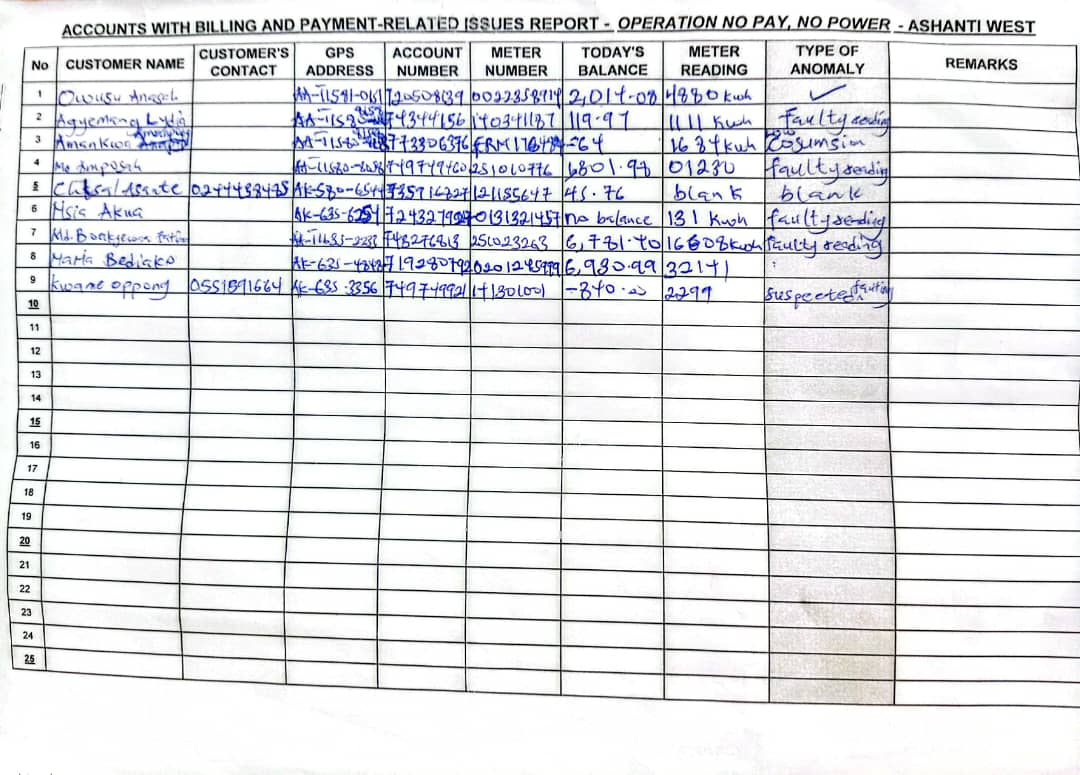
#> input picture OCR/media/templates/WhatsApp_Image_2025-10-03_at_10.16.27.jpeg, 1080 x 775 px
$ python -i smart_preprocessor.py   (imports and definitions only)   (older library calls are emulated)
#> lines starting #> are read from the running program, lines starting #| are printed output that depends on the picture; after the words box and inside, x2 and y2 are one past the last pixel; in counts of white or black regions, pixels touching at a corner belong together
"""
Smart Image Preprocessing Module
Handles complex real-world document images with advanced preprocessing techniques
"""
import cv2
import numpy as np
from PIL import Image, ImageEnhance
import logging
from typing import Tuple, Dict, Any, Optional
from dataclasses import dataclass

logger = logging.getLogger(__name__)


@dataclass
class ImageQualityMetrics:
    """Metrics for assessing image quality"""
    brightness: float
    contrast: float
    sharpness: float
    noise_level: float
    skew_angle: float
    resolution: Tuple[int, int]
    quality_score: float  # 0-100


class SmartImagePreprocessor:
    """
    Advanced image preprocessing for complex real-world documents
    Handles handwriting, skew, shadows, low contrast, and more
    """

    def __init__(self):
        self.min_quality_score = 60

    def analyze_image_quality(self, image: np.ndarray) -> ImageQualityMetrics:
        """
        Analyze image to determine optimal preprocessing strategy

        Args:
            image: Input image (BGR or grayscale)

        Returns:
            ImageQualityMetrics with analysis results
        """
        # Convert to grayscale if needed
        if len(image.shape) == 3:
            gray = cv2.cvtColor(image, cv2.COLOR_BGR2GRAY)
        else:
            gray = image.copy()

        # Measure brightness (mean intensity)
        brightness = np.mean(gray)

        # Measure contrast (standard deviation)
        contrast = np.std(gray)

        # Measure sharpness (Laplacian variance)
        laplacian = cv2.Laplacian(gray, cv2.CV_64F)
        sharpness = laplacian.var()

        # Estimate noise level
        noise_level = self._estimate_noise(gray)

        # Detect skew angle
        skew_angle = self._detect_skew_angle(gray)

        # Calculate overall quality score
        quality_score = self._calculate_quality_score(
            brightness, contrast, sharpness, noise_level
        )

        metrics = ImageQualityMetrics(
            brightness=brightness,
            contrast=contrast,
            sharpness=sharpness,
            noise_level=noise_level,
            skew_angle=skew_angle,
            resolution=gray.shape,
            quality_score=quality_score
        )

        logger.info(f"Image Quality - Score: {quality_score:.1f}, "
                   f"Brightness: {brightness:.1f}, Contrast: {contrast:.1f}, "
                   f"Sharpness: {sharpness:.1f}, Skew: {skew_angle:.2f}°")

        return metrics

    def _estimate_noise(self, gray: np.ndarray) -> float:
        """Estimate noise level using median absolute deviation"""
        H, W = gray.shape
        M = [[1, -2, 1],
             [-2, 4, -2],
             [1, -2, 1]]
        sigma = np.sum(np.sum(np.absolute(cv2.filter2D(gray, -1, np.array(M)))))
        sigma = sigma * np.sqrt(0.5 * np.pi) / (6 * (W-2) * (H-2))
        return sigma

    def _detect_skew_angle(self, gray: np.ndarray) -> float:
        """
        Detect document skew angle using Hough Line Transform

        Returns:
            Skew angle in degrees
        """
        # Apply edge detection
        edges = cv2.Canny(gray, 50, 150, apertureSize=3)

        # Detect lines
        lines = cv2.HoughLines(edges, 1, np.pi/180, 200)

        if lines is None:
            return 0.0

        # Calculate angles
        angles = []
        for rho, theta in lines[:, 0]:
            angle = np.degrees(theta) - 90
            # Filter out vertical and horizontal lines
            if -45 < angle < 45:
                angles.append(angle)

        if not angles:
            return 0.0

        # Return median angle
        return float(np.median(angles))

    def _calculate_quality_score(self, brightness: float, contrast: float,
                                 sharpness: float, noise: float) -> float:
        """Calculate overall image quality score (0-100)"""
        # Normalize metrics
        brightness_score = 100 * (1 - abs(brightness - 127.5) / 127.5)  # Ideal: 127.5
        contrast_score = min(100, contrast / 50 * 100)  # Ideal: 50+
        sharpness_score = min(100, sharpness / 500 * 100)  # Ideal: 500+
        noise_score = max(0, 100 - noise * 2)  # Lower is better

        # Weighted average
        score = (
            brightness_score * 0.3 +
            contrast_score * 0.3 +
            sharpness_score * 0.2 +
            noise_score * 0.2
        )

        return score

    def auto_rotate(self, image: np.ndarray, angle: float) -> np.ndarray:
        """
        Rotate image to correct skew

        Args:
            image: Input image
            angle: Rotation angle in degrees

        Returns:
            Rotated image
        """
        if abs(angle) < 0.5:
            return image

        h, w = image.shape[:2]
        center = (w // 2, h // 2)

        # Calculate rotation matrix
        M = cv2.getRotationMatrix2D(center, angle, 1.0)

        # Calculate new image size to avoid cropping
        cos = np.abs(M[0, 0])
        sin = np.abs(M[0, 1])
        new_w = int((h * sin) + (w * cos))
        new_h = int((h * cos) + (w * sin))

        # Adjust transformation matrix
        M[0, 2] += (new_w / 2) - center[0]
        M[1, 2] += (new_h / 2) - center[1]

        # Rotate with white background
        rotated = cv2.warpAffine(
            image, M, (new_w, new_h),
            flags=cv2.INTER_CUBIC,
            borderMode=cv2.BORDER_CONSTANT,
            borderValue=255
        )

        logger.info(f"Rotated image by {angle:.2f}°")
        return rotated

    def remove_shadows(self, image: np.ndarray) -> np.ndarray:
        """
        Remove shadows and lighting variations using morphological operations

        Args:
            image: Grayscale image

        Returns:
            Shadow-corrected image
        """
        # Dilate to remove text, leaving only background
        kernel = cv2.getStructuringElement(cv2.MORPH_ELLIPSE, (15, 15))
        dilated = cv2.dilate(image, kernel, iterations=2)

        # Blur the background
        background = cv2.medianBlur(dilated, 21)

        # Subtract background from original
        corrected = cv2.absdiff(image, background)

        # Invert if needed
        corrected = 255 - corrected

        logger.info("Shadow removal applied")
        return corrected

    def enhance_contrast_adaptive(self, image: np.ndarray) -> np.ndarray:
        """
        Apply adaptive histogram equalization (CLAHE)

        Args:
            image: Grayscale image

        Returns:
            Contrast-enhanced image
        """
        clahe = cv2.createCLAHE(clipLimit=3.0, tileGridSize=(8, 8))
        enhanced = clahe.apply(image)

        logger.info("Adaptive contrast enhancement applied")
        return enhanced

    def denoise_smart(self, image: np.ndarray, noise_level: float) -> np.ndarray:
        """
        Apply noise reduction based on detected noise level

        Args:
            image: Grayscale image
            noise_level: Estimated noise level

        Returns:
            Denoised image
        """
        if noise_level < 5:
            # Low noise - no denoising needed
            return image
        elif noise_level < 15:
            # Medium noise - gentle denoising
            denoised = cv2.fastNlMeansDenoising(image, None, h=10, templateWindowSize=7, searchWindowSize=21)
        else:
            # High noise - aggressive denoising
            denoised = cv2.fastNlMeansDenoising(image, None, h=15, templateWindowSize=7, searchWindowSize=21)

        logger.info(f"Denoising applied (noise level: {noise_level:.2f})")
        return denoised

    def sharpen_if_needed(self, image: np.ndarray, sharpness: float) -> np.ndarray:
        """
        Apply sharpening if image is blurry

        Args:
            image: Grayscale image
            sharpness: Measured sharpness score

        Returns:
            Sharpened image
        """
        if sharpness > 300:
            # Image is sharp enough
            return image

        # Create sharpening kernel
        kernel = np.array([[-1, -1, -1],
                          [-1,  9, -1],
                          [-1, -1, -1]])

        sharpened = cv2.filter2D(image, -1, kernel)

        logger.info(f"Sharpening applied (sharpness: {sharpness:.1f})")
        return sharpened

    def normalize_brightness(self, image: np.ndarray, target: float = 180) -> np.ndarray:
        """
        Normalize image brightness to target level

        Args:
            image: Grayscale image
            target: Target mean brightness (0-255)

        Returns:
            Brightness-normalized image
        """
        current_mean = np.mean(image)

        if abs(current_mean - target) < 10:
            return image

        # Calculate adjustment factor
        factor = target / current_mean

        # Apply adjustment
        normalized = np.clip(image * factor, 0, 255).astype(np.uint8)

        logger.info(f"Brightness normalized from {current_mean:.1f} to {target:.1f}")
        return normalized

    def binarize_adaptive(self, image: np.ndarray, method: str = "auto") -> np.ndarray:
        """
        Apply adaptive binarization for better text/background separation

        Args:
            image: Grayscale image
            method: "otsu", "adaptive", or "auto"

        Returns:
            Binary image
        """
        if method == "auto":
            # Try both methods and pick best
            otsu_binary = self._apply_otsu(image)
            adaptive_binary = self._apply_adaptive(image)

            # Compare results (prefer higher text-to-background ratio)
            otsu_ratio = np.sum(otsu_binary == 0) / otsu_binary.size
            adaptive_ratio = np.sum(adaptive_binary == 0) / adaptive_binary.size

            # Pick method with ratio closer to 15-20% (typical for documents)
            otsu_score = abs(otsu_ratio - 0.175)
            adaptive_score = abs(adaptive_ratio - 0.175)

            if otsu_score < adaptive_score:
                logger.info(f"Using Otsu binarization (ratio: {otsu_ratio:.2%})")
                return otsu_binary
            else:
                logger.info(f"Using adaptive binarization (ratio: {adaptive_ratio:.2%})")
                return adaptive_binary

        elif method == "otsu":
            return self._apply_otsu(image)
        else:
            return self._apply_adaptive(image)

    def _apply_otsu(self, image: np.ndarray) -> np.ndarray:
        """Apply Otsu's thresholding"""
        _, binary = cv2.threshold(image, 0, 255, cv2.THRESH_BINARY + cv2.THRESH_OTSU)
        return binary

    def _apply_adaptive(self, image: np.ndarray) -> np.ndarray:
        """Apply adaptive thresholding"""
        binary = cv2.adaptiveThreshold(
            image, 255,
            cv2.ADAPTIVE_THRESH_GAUSSIAN_C,
            cv2.THRESH_BINARY,
            blockSize=11,
            C=2
        )
        return binary

    def preprocess_for_table_detection(self, image: np.ndarray) -> Tuple[np.ndarray, ImageQualityMetrics]:
        """
        Complete preprocessing pipeline optimized for table detection

        Args:
            image: Input image (BGR or grayscale)

        Returns:
            Tuple of (preprocessed_image, quality_metrics)
        """
        logger.info("Starting smart preprocessing pipeline")

        # Convert to grayscale
        if len(image.shape) == 3:
            gray = cv2.cvtColor(image, cv2.COLOR_BGR2GRAY)
        else:
            gray = image.copy()

        # Analyze image quality
        metrics = self.analyze_image_quality(gray)

        # Step 1: Remove shadows
        gray = self.remove_shadows(gray)

        # Step 2: Normalize brightness
        gray = self.normalize_brightness(gray, target=180)

        # Step 3: Denoise based on noise level
        gray = self.denoise_smart(gray, metrics.noise_level)

        # Step 4: Enhance contrast
        gray = self.enhance_contrast_adaptive(gray)

        # Step 5: Sharpen if needed
        gray = self.sharpen_if_needed(gray, metrics.sharpness)

        # Step 6: Rotate to correct skew
        if abs(metrics.skew_angle) > 0.5:
            gray = self.auto_rotate(gray, metrics.skew_angle)

        logger.info("Smart preprocessing completed")

        return gray, metrics

    def preprocess_for_ocr(self, image: np.ndarray, enhance_handwriting: bool = True) -> np.ndarray:
        """
        Preprocessing pipeline optimized for OCR (especially handwriting)

        Args:
            image: Input image
            enhance_handwriting: Apply handwriting-specific enhancements

        Returns:
            Preprocessed image ready for OCR
        """
        logger.info("Starting OCR preprocessing")

        # Basic preprocessing
        processed, metrics = self.preprocess_for_table_detection(image)

        if enhance_handwriting:
            # Additional steps for handwriting
            # Slight blur to connect broken characters
            processed = cv2.GaussianBlur(processed, (3, 3), 0)

            # Morphological closing to connect broken strokes
            kernel = cv2.getStructuringElement(cv2.MORPH_ELLIPSE, (2, 2))
            processed = cv2.morphologyEx(processed, cv2.MORPH_CLOSE, kernel)

        # Final binarization
        binary = self.binarize_adaptive(processed, method="auto")

        logger.info("OCR preprocessing completed")

        return binary

>>> import cv2
>>> picture = cv2.imread('../media/templates/WhatsApp_Image_2025-10-03_at_10.16.27.jpeg')
#> picture is the input picture: shape (775, 1080, 3); mean B, G, R 230.3, 227.9, 227.1
>>> result = SmartImagePreprocessor().preprocess_for_ocr(picture)
#> in analyze_image_quality, `brightness = np.mean(gray)`: brightness = 227.9
#> in analyze_image_quality, `contrast = np.std(gray)`: contrast = 54.33
#> in analyze_image_quality, `laplacian = cv2.Laplacian(gray, cv2.CV_64F)`:
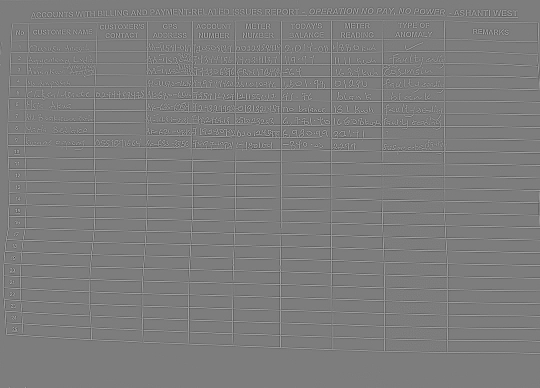
#> laplacian: shape (775, 1080) float64 (shown at 1/2 size); min -561, max 581, mean 0; drawn with min black and max white
#> in analyze_image_quality, `sharpness = laplacian.var()`: sharpness = 6332
#> in _estimate_noise, `sigma = np.sum(np.sum(np.absolute(cv2.filter2D(gray, -1, np.array(M)))))`: sigma = 3671571
#> in _estimate_noise, `sigma = sigma * np.sqrt(0.5 * np.pi) / (6 * (W-2) * (H-2))`: sigma = 0.92
#> in _detect_skew_angle, `edges = cv2.Canny(gray, 50, 150, apertureSize=3)`:
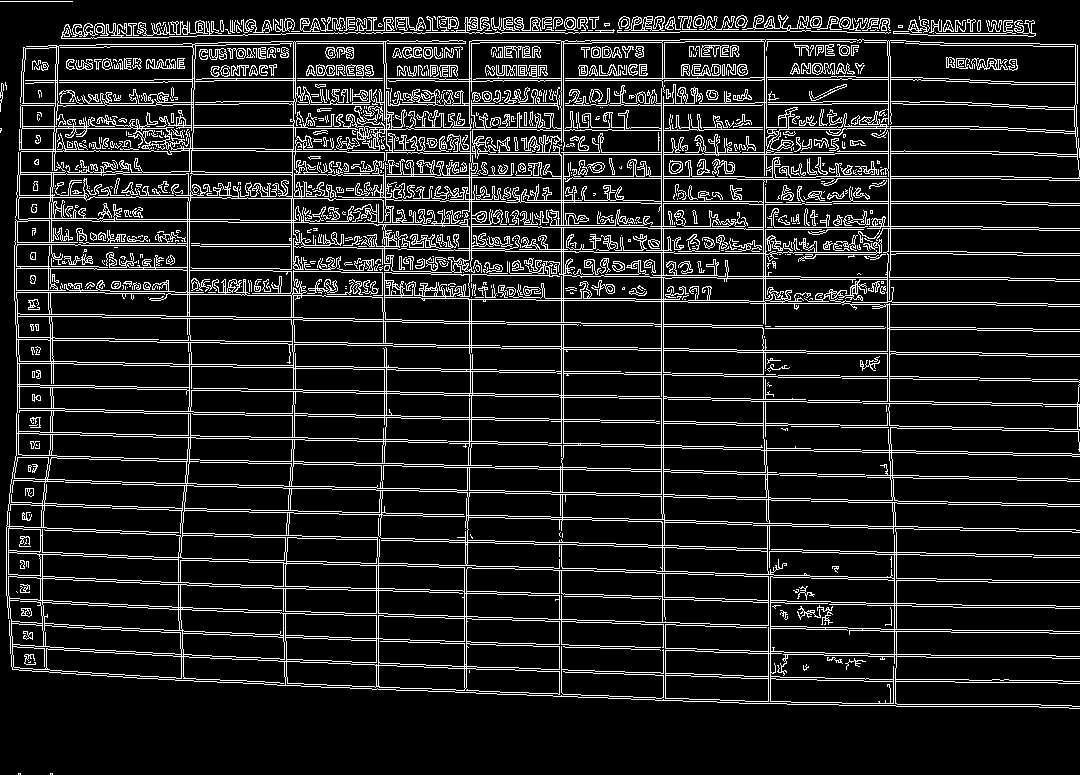
#> edges: shape (775, 1080); 12.6% white in thin lines or dots
#> in _detect_skew_angle, `lines = cv2.HoughLines(edges, 1, np.pi/180, 200)`: lines = 2007 rows, first 8: [80, 1.57], [410, 1.59], [312, 1.59], [363, 1.59], [561, 0], [385, 1.59], [127, 1.57], [387, 1.59]
#> the loop in _detect_skew_angle, `for rho, theta in lines[:, 0]:` made 2007 passes
#> (rho, theta, angle) on passes 1 to 3: (80, 1.57, 0), (410, 1.59, 1), (312, 1.59, 1)
#> after the loop in _detect_skew_angle, `for rho, theta in lines[:, 0]:`: angles = 1757 values, max 44 at index 1719, min -37 at index 1624, mean 0.66
#> in analyze_image_quality, `skew_angle = self._detect_skew_angle(gray)`: skew_angle = 1
#> in _calculate_quality_score, `brightness_score = 100 * (1 - abs(brightness - 127.5) / 127.5)`: brightness_score = 21.23
#> in _calculate_quality_score, `contrast_score = min(100, contrast / 50 * 100)`: contrast_score = 100
#> in _calculate_quality_score, `noise_score = max(0, 100 - noise * 2)`: noise_score = 98.16
#> in _calculate_quality_score, `score = ( brightness_score * 0.3 + contrast_score * 0.3 + sharpness_sc..`: score = 76
#> in remove_shadows, `corrected = cv2.absdiff(image, background)`:
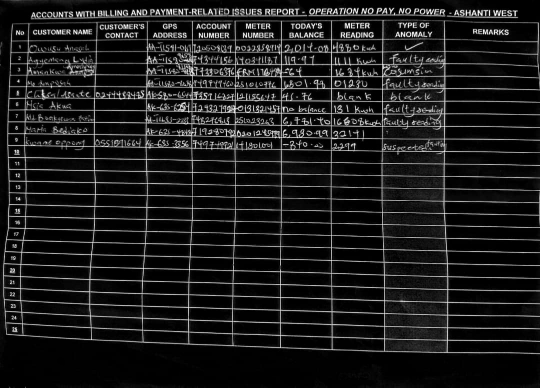
#> corrected: shape (775, 1080) (shown at 1/2 size); min 0, max 255, mean 27
#> in normalize_brightness, `current_mean = np.mean(image)`: current_mean = 228
#> in normalize_brightness, `factor = target / current_mean`: factor = 0.789
#> in _apply_adaptive, `binary = cv2.adaptiveThreshold( image, 255, cv2.ADAPTIVE_THRESH_GAUSSI..`:
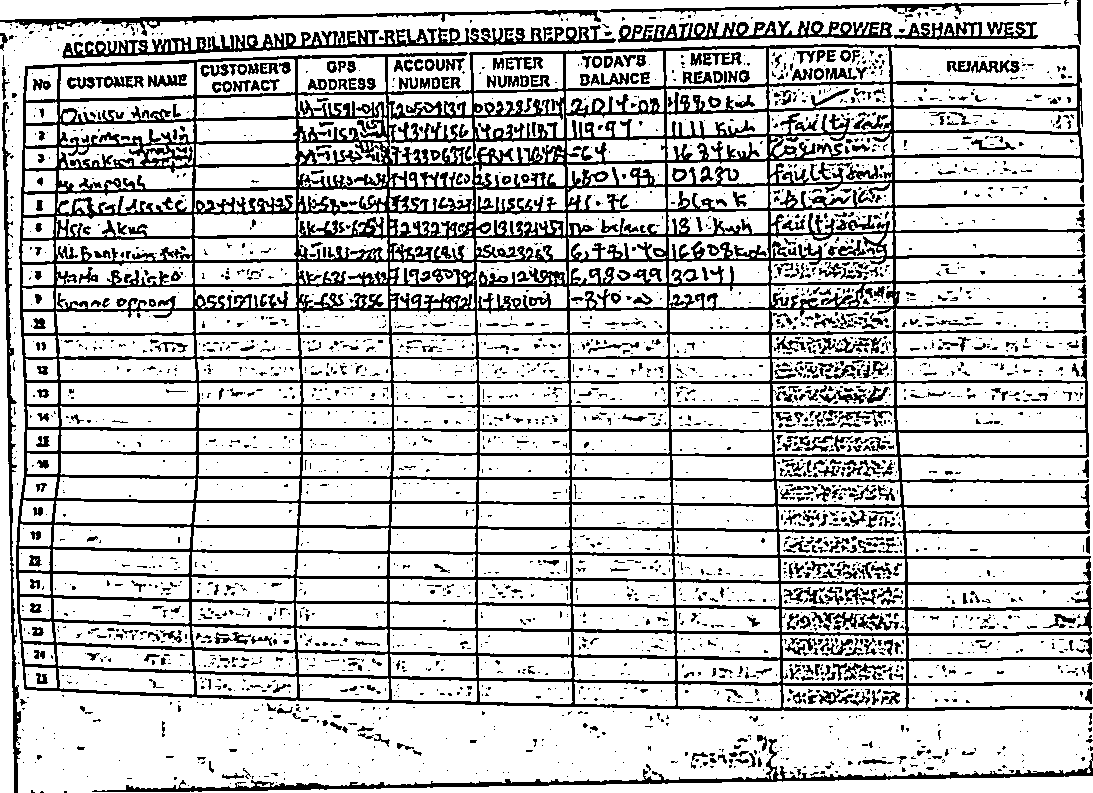
#> binary: shape (793, 1093); 76.9% white; 3038 black regions (2448 under 20 px), largest, box (x1, y1, x2, y2) and area: (16, 44, 1093, 711) 132128, (62, 25, 616, 59) 5434, (92, 739, 1093, 792) 4624
#> in binarize_adaptive, `otsu_ratio = np.sum(otsu_binary == 0) / otsu_binary.size`: otsu_ratio = 0.226
#> in binarize_adaptive, `adaptive_ratio = np.sum(adaptive_binary == 0) / adaptive_binary.size`: adaptive_ratio = 0.231
#> in binarize_adaptive, `otsu_score = abs(otsu_ratio - 0.175)`: otsu_score = 0.0513
#> in binarize_adaptive, `adaptive_score = abs(adaptive_ratio - 0.175)`: adaptive_score = 0.0563

$ run again, on OCR/media/templates/one-waytableforheightsofdifferentpeople.png
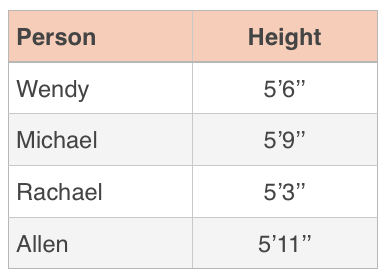
#> input picture OCR/media/templates/one-waytableforheightsofdifferentpeople.png, 388 x 278 px
#> picture is the input picture: shape (278, 388, 3); mean B, G, R 231.7, 235.1, 241.6
#> brightness = 236.7
#> contrast = 33.38
#> sharpness = 1870.2
#> in _estimate_noise, `sigma = np.sum(np.sum(np.absolute(cv2.filter2D(gray, -1, np.array(M)))))`: sigma = 256876
#> in _estimate_noise, `sigma = sigma * np.sqrt(0.5 * np.pi) / (6 * (W-2) * (H-2))`: sigma = 0.504
#> in _detect_skew_angle, `edges = cv2.Canny(gray, 50, 150, apertureSize=3)`:
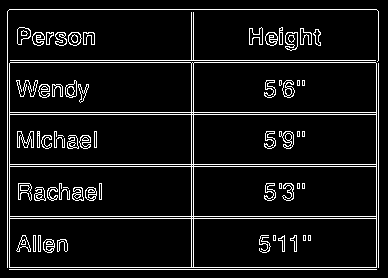
#> edges: shape (278, 388); 8% white in thin lines or dots
#> lines = 17 rows, first 8: [112, 1.57], [114, 1.57], [164, 1.57], [166, 1.57], [216, 1.57], [218, 1.57], [267, 1.57], [9, 1.57]
#> the loop in _detect_skew_angle, `for rho, theta in lines[:, 0]:` made 17 passes
#> (rho, theta, angle) on passes 1 to 8: (112, 1.57, 0), (114, 1.57, 0), (164, 1.57, 0), (166, 1.57, 0), (216, 1.57, 0), (218, 1.57, 0), (267, 1.57, 0), (9, 1.57, 0)
#> after the loop in _detect_skew_angle, `for rho, theta in lines[:, 0]:`: angles = [0, 0, 0, 0, 0, 0, 0, 0, 0, 0, 0]
#> skew_angle = 0
#> brightness_score = 14.38
#> contrast_score = 66.75
#> sharpness_score = 100
#> noise_score = 98.99
#> score = 64.14
#> current_mean = 241.4
#> factor = 0.746
#> in _apply_adaptive, `binary = cv2.adaptiveThreshold( image, 255, cv2.ADAPTIVE_THRESH_GAUSSI..`:
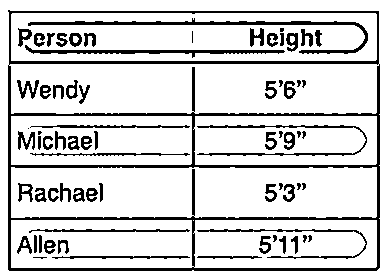
#> binary: shape (278, 388); 83.6% white; 72 black regions (8 under 20 px), largest, box (x1, y1, x2, y2) and area: (8, 10, 380, 271) 8030, (28, 18, 368, 54) 1384, (25, 45, 285, 58) 903
#> otsu_ratio = 0.148
#> adaptive_ratio = 0.164
#> otsu_score = 0.0272
#> adaptive_score = 0.0111
